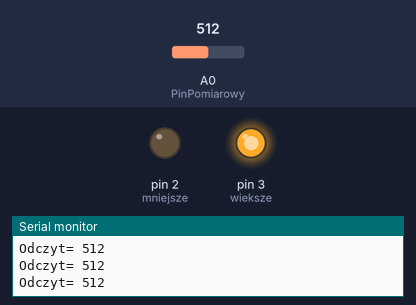
A sketch run on a simulated Arduino Uno, built with avr-gcc and run on an emulated ATmega328P. Shown: output pins drawn as LEDs (lit = HIGH), the last lines printed to the serial monitor. The test bench sets the inputs (shaded band); at power-on: A0 (PinPomiarowy) = 512.

Above: at 1.2 s.
1.3 s: A0 (PinPomiarowy) set to 529
At 2.1 s:
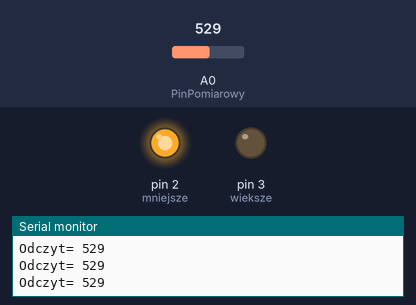
2.8 s: A0 (PinPomiarowy) set to 511
At 3.2 s:
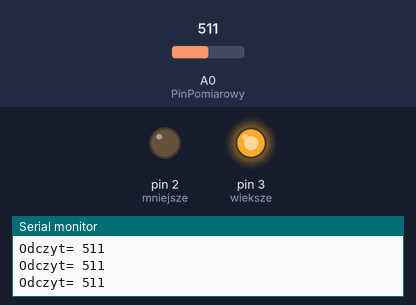
4.3 s: A0 (PinPomiarowy) set to 716
At 5.6 s:
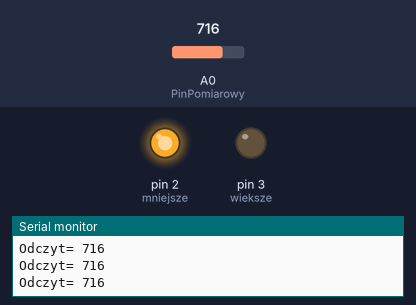
Timing chart, 0 to 7.3 s (numbered marks = the images above; inputs shaded):
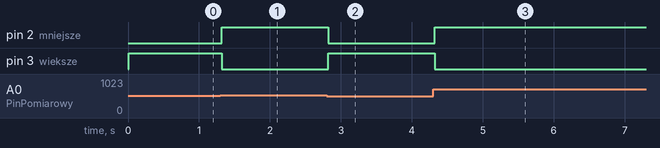

The sketch:

odczyt_napiecia_z_potencjometru.ino
```cpp
int PinPomiarowy=A0;
int wartosc_napiecia=0;
int mniejsze=2;
int wieksze=3;

void setup() {
  Serial.begin(9600);
pinMode(mniejsze,OUTPUT);
pinMode(wieksze,OUTPUT);
  // put your setup code here, to run once:

}

void loop() {
  // put your main code here, to run repeatedly:
wartosc_napiecia=analogRead(PinPomiarowy);
Serial.print("Odczyt= ");
Serial.println(wartosc_napiecia,DEC);
delay(10);
if (wartosc_napiecia<=512){
  digitalWrite(mniejsze,LOW);
  digitalWrite(wieksze,HIGH);
  }
  else {
    digitalWrite(mniejsze,HIGH);
    digitalWrite(wieksze,LOW);
    }
}
```

Measured:
- the behaviour switches between 512 and 513 on A0 (PinPomiarowy) (found by bisection; images 0 and 1)
- after the input at 1.3 s, pin 2 (mniejsze): LOW → HIGH at once; pin 3 (wieksze): HIGH → LOW at once
- after the input at 2.8 s, pin 2 (mniejsze): HIGH → LOW at once; pin 3 (wieksze): LOW → HIGH at once
- after the input at 4.3 s, pin 2 (mniejsze): LOW → HIGH at once; pin 3 (wieksze): HIGH → LOW at once
